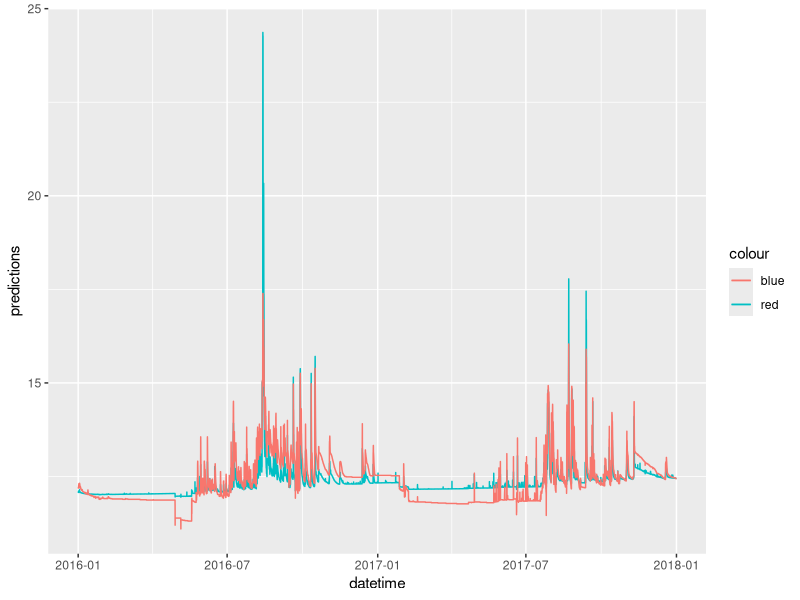

Recreate this plot in R.
## ---- chunk 1
data = read.csv('compiled_data_2016_2017.csv')
data
## ---- chunk 2
N = nrow(data)
N
## ---- chunk 3
data['friction_coeff'] = rep(0.033, N)
data['slope'] = rep(1/1500, N)
data
## ---- chunk 4
model = lm(Waterlevel_Sto_Nino~Rainfall_Aries+Rainfall_Boso+Rainfall_Campana+Rainfall_Nangka+Rainfall_Oro+Discharge_Sto_Nino+t+x+friction_coeff+slope, data=data)
summary(model)
## ---- chunk 5
pred = predict(model, data[c('Rainfall_Aries', 'Rainfall_Boso', 'Rainfall_Campana', 'Rainfall_Nangka', 'Rainfall_Oro', 'Discharge_Sto_Nino', 't', 'x', 'friction_coeff', 'slope')])
pred
## ---- chunk 6
library(ggplot2)
## ---- chunk 7
datetimes = as.POSIXlt(data[['datetime']], format='%Y-%m-%d %H:%M:%S')
datetimes
## ---- chunk 8
pred_df = data.frame(datetime = datetimes, predictions = pred)
pred_df
## ---- chunk 9
data[['datetime']] = as.POSIXct(data[['datetime']], format='%Y-%m-%d %H:%M:%S')
data
## ---- chunk 10
ggplot()+geom_line(data=pred_df, aes(x=datetime, y=predictions, color='red'), show.legend = TRUE)+geom_line(data = data, aes(x=datetime, y=Waterlevel_Sto_Nino, color='blue'), show.legend = TRUE)
